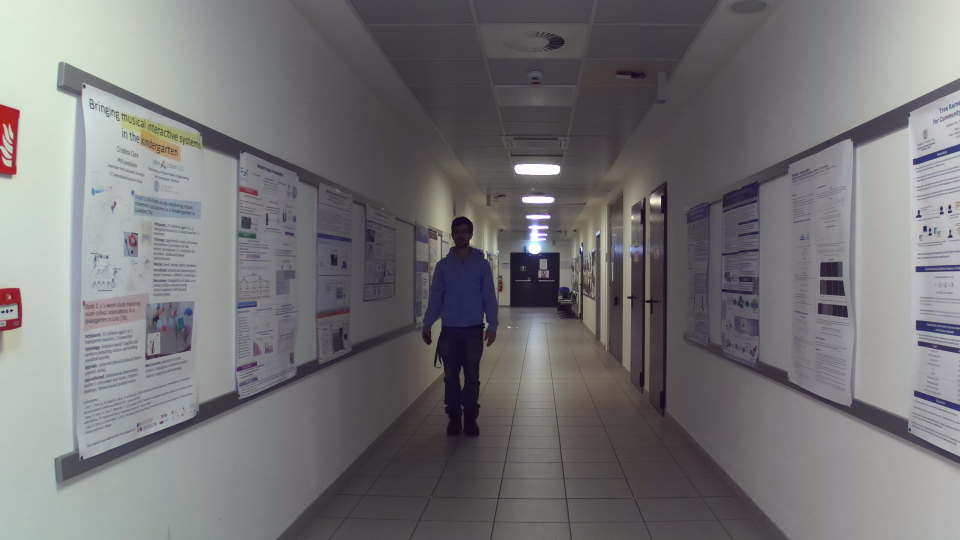
#> input picture assets/H_CB_01.png, 1920 x 1080 px (shown at 1/2 size)
$ jupyter execute --allow-errors main.ipynb
#> lines starting #> are read from the running program, lines starting #| are printed output that depends on the picture
# Depth estimation algorithm for a single image

### Importing Resources

[cell 1]
import matplotlib.pyplot as plt
import numpy as np

[cell 2]
from skimage.color import rgb2gray
from skimage import data
from skimage.segmentation import active_contour
from skimage.draw import polygon_perimeter

from skimage.filters import sobel
from skimage.filters import laplace
from skimage.feature import canny
from skimage import measure
from skimage.io import imread

## YOLO algorithm:

source: https://github.com/Garima13a/YOLO-Object-Detection

### Importing Resources

We will start by loading the required packages into Python. We will be using OpenCV to load our images, matplotlib to plot them, autils module that contains some helper functions, and a modified version of Darknet. YOLO uses Darknet, an open source, deep neural network framework written by the creators of YOLO. The version of Darknet used in this notebook has been modified to work in PyTorch 0.4 and has been simplified because we won't be doing any training. Instead, we will be using a set of pre-trained weights that were trained on the Common Objects in Context (COCO) database. For more information on Darknet, please visit Darknet.

[cell 3]
import cv2

from YOLO.utils import *
from YOLO.darknet import Darknet

#import numpy as np
#import matplotlib.pyplot as plt

### Setting Up The Neural Network

We will be using the latest version of YOLO, known as YOLOv3. We have already downloaded the `yolov3.cfg` file that contains the network architecture used by YOLOv3 and placed it in the `/cfg/` folder. Similarly, we have placed the `yolov3.weights` file that contains the pre-trained weights in the `/weights/` directory. Finally, the `/data/` directory, contains the `coco.names` file that has the list of the 80 object classes that the weights were trained to detect.

In the code below, we start by specifying the location of the files that contain the neural network architecture, the pre-trained weights, and the object classes.  We then use *Darknet* to setup the neural network using the network architecture specified in the `cfg_file`. We then use the`.load_weights()` method to load our set of pre-trained weights into the model. Finally, we use the `load_class_names()` function, from the `utils` module, to load the 80 object classes.

[cell 4]
# Set the location and name of the cfg file
cfg_file = './YOLO/cfg/yolov3.cfg'

# Set the location and name of the pre-trained weights file
weight_file = './YOLO/weights/yolov3.weights'

# Set the location and name of the COCO object classes file
namesfile = 'YOLO/data/coco.names'

# Load the network architecture
#> (the rest of this cell did not finish here and is left out)

### Object Detection

Once the image has been loaded and resized, and you have chosen your parameters for `nms_thresh` and `iou_thresh`, we can use the YOLO algorithm to detect objects in the image. We detect the objects using the `detect_objects(m, resized_image, iou_thresh, nms_thresh)`function from the `utils` module. This function takes in the model `m` returned by *Darknet*, the resized image, and the NMS and IOU thresholds, and returns the bounding boxes of the objects found.

Each bounding box contains 7 parameters: the coordinates *(x, y)* of the center of the bounding box, the width *w* and height *h* of the bounding box, the confidence detection level, the object class probability, and the object class id. The `detect_objects()` function also prints out the time it took for the YOLO algorithm to detect the objects in the image and the number of objects detected. Since we are running the algorithm on a CPU it takes about 2 seconds to detect the objects in an image, however, if we were to use a GPU it would run much faster.

Once we have the bounding boxes of the objects found by YOLO, we can print the class of the objects found and their corresponding object class probability. To do this we use the `print_objects()` function in the `utils` module.

Finally, we use the `plot_boxes()` function to plot the bounding boxes and corresponding object class labels found by YOLO in our image. If you set the `plot_labels` flag to `False` you will display the bounding boxes with no labels. This makes it easier to view the bounding boxes if your `nms_thresh` is too low. The `plot_boxes()`function uses the same color to plot the bounding boxes of the same object class. However, if you want all bounding boxes to be the same color, you can use the `color` keyword to set the desired color. For example, if you want all the bounding boxes to be red you can use:

`plot_boxes(original_image, boxes, class_names, plot_labels = True, color = (1,0,0))`

You are encouraged to change the `iou_thresh` and `nms_thresh` parameters to see how they affect the YOLO detection algorithm. The default values of `iou_thresh = 0.4` and `nms_thresh = 0.6` work well to detect objects in different kinds of images. In the cell below, we have repeated some of the code used before in order to prevent you from scrolling up down when you want to change the `iou_thresh` and `nms_thresh`parameters or the image. Have Fun!

[cell 5]
def YOLO_object_detection(img_path, show = False):
    # Set the default figure size
#> called with img_path = './H_CB_01.png', show = True
    plt.rcParams['figure.figsize'] = [24.0, 14.0]

    # Load the image
    img = cv2.imread(img_path)
#> img is the input picture: shape (1080, 1920, 3); mean B, G, R 117.9, 116, 117.3

    # Convert the image to RGB
    original_image = cv2.cvtColor(img, cv2.COLOR_BGR2RGB)

    # We resize the image to the input width and height of the first layer of the network.
    resized_image = cv2.resize(original_image, (m.width, m.height))

    # Set the IOU threshold. Default value is 0.4
    iou_thresh = 0.4

    # Set the NMS threshold. Default value is 0.6
    nms_thresh = 0.6

    # Detect objects in the image
    boxes = detect_objects(m, resized_image, iou_thresh, nms_thresh)

    if(show):
        # Print the objects found and the confidence level
        print_objects(boxes, class_names)

        #Plot the image with bounding boxes and corresponding object class labels
        plot_boxes(original_image, boxes, class_names, plot_labels = True)

    return img, boxes

#### E.g.

[cell 6]
#eg_img_path = './H_CB_07.png'
eg_img_path = './H_CB_01.png'
#> (the rest of this cell did not finish here and is left out)

### Bounding box vertexes

From the YOLO algorithm, we retrieve the bounding box vertexes coordinates (x1,y1,x2,y2). These coordinates will be used later on to create a mask for the canny edge detector.

[cell 7]
# [37 lines left out: function bb_vertexes, not called in this run]

#### E.g.

#> (a cell that did not finish here is left out)

## Depth estimation processing

### Load depth image

Output of our monodepth2 model

Code: https://github.com/AlvaroRubioGomez/monodepth2
--> Minor changes has been done to the original code (available in source). The code now returns the depth estimation as a relative depth estimation without applying any scale. The scale will be estimated later on this jupyter notebook.

Source: https://github.com/nianticlabs/monodepth2

[cell 9]
def load_depth_img_data(depth_img_path, depth_data_path, show=False):
    #Depth image
#> called with depth_img_path = 'H_CB_01_disp.jpeg', depth_data_path = 'H_CB_01_disp.npy', show = True
    depth_img = imread(depth_img_path)
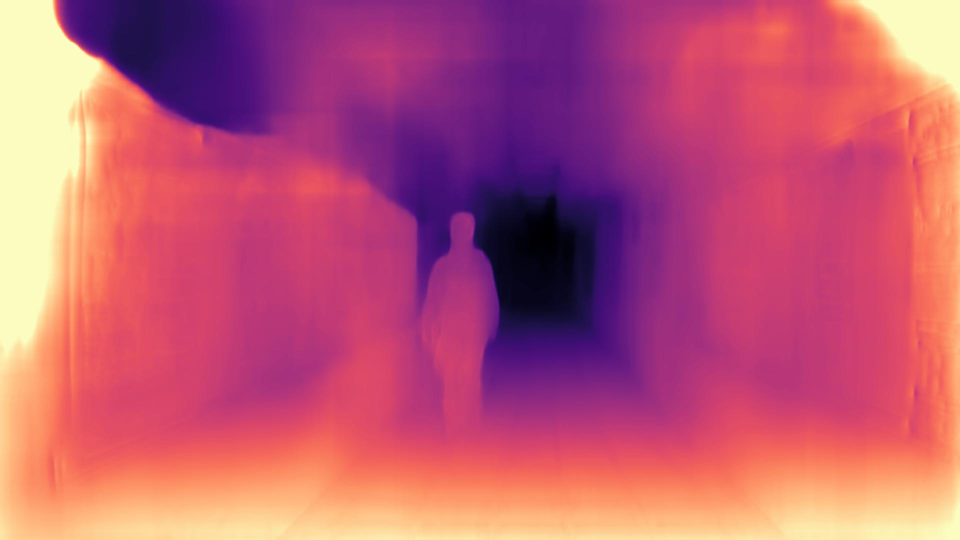
#> input picture assets/H_CB_01_disp.jpeg, 1920 x 1080 px (shown at 1/2 size)
#> depth_img is the input picture: shape (1080, 1920, 3); mean R, G, B 191.5, 88.5, 116.7

    #Depth data
    depth_data = np.load(depth_data_path)

    if(show):
        plt.imshow(depth_img)
        print("Estimated depth information:")
        print(eg_depth_data)

    return depth_img, depth_data

#### E.g.

[cell 10]
#eg_depth_img_path = 'H_CB_07_disp.jpeg'
#eg_depth_data_path = 'H_CB_07_disp.npy'
eg_depth_img_path = 'H_CB_01_disp.jpeg'
eg_depth_data_path = 'H_CB_01_disp.npy'
#> (the rest of this cell did not finish here and is left out)

### Find the contours of the person

Once we have detected the person, we want to extract the contour. To do so, we compare the perform of two edge detectors: sobel and canny.

As it can be seen in the example, the output of canny results more refined and located. Canny edge detector allows to use a mask perform the edge detector in an specific area of the image. We have used the bounding box of the YOLO object detector as a mask for this purpose.

[cell 11]
# [30 lines left out: function find_object_contours_sobel, not called in this run]

#### E.g.

[cell 12]
# Sobel edge detector
level = 0.015
#> (the rest of this cell did not finish here and is left out)

#### Calculate low and high threshold for canny

In the canny edge detector, a double threshold is applied to determine potential edges. Here extraneous pixels caused by noise or milder color variation than desired are eliminated. If a pixel’s gradient value – based on the Sobel differential – is above the high threshold value, it is considered a strong candidate for an edge. If the gradient is below the low threshold value, it is turned off. If the gradient is in between, the pixel is considered a weak candidate for an edge pixel.

[cell 13]
# [16 lines left out: function calculate_low_high_threshold, not called in this run]

#> (a cell that did not finish here is left out)

[cell 15]
# [33 lines left out: function find_object_contours_canny, not called in this run]

[cell 16]
# Canny edge detector
low_t = 0.02
high_t = 0.08
#> (the rest of this cell did not finish here and is left out)

### Stack all contours

*find_object_contours* returns a list of contours. Each contour is an ndarray of shape (n, 2), consisting of n (x, y) coordinates along the contour.

For the seek of convenience, we will stack all the contours in a single list and retrieve the x and y coordinates from this one in separated lists.

In addition, some operations are performed to "clean" the contours information, as for example, round the x,y coordinates to integers and eliminate duplicates (that appear from the last step).

[cell 17]
# [18 lines left out: function stack_contours, not called in this run]

#### E.g.

#> (a cell that did not finish here is left out)

### Eliminate background

Keeping only the depth information kept inside contours

##### *get_min_max_x*
To run our *eliminate_background* routine, we need to retrieve the minimum x and the maximum x in our contour list at a certain height y. To do so, we have created the *get_min_max_x* helper function.

In addition, our contour list *all_contours* may not have neither a minimum nor a maximum x at certain height y, i.e. contour is open from both,left and right, sides of the person figure.

*get_min_max_x* deals with these special base cases by stablishing minimum and maximum x to be its corresponding previous values.

[cell 19]
# [20 lines left out: function get_min_max_x, not called in this run]

##### *eliminate_background*

This function remove the pixel information outside the contour of the person by looping throught the image (up to down) and by the means of the minimum and maximum x information provided by *get_min_max_x* function.

In addition, this function understand when the minimum and maximum x provided belongs to the same contour side (due to the width inherent to the contour) and solve this issue by retrieving the corresponding previous value of maximum or minimum x.

[cell 20]
# [55 lines left out: function eliminate_background, not called in this run]

#### E.g.

#> (a cell that did not finish here is left out)

### Create mask and retrieve depth estimation information

We create a mask with the image to which we have eliminated the background and apply this mask to the depth information retrieved from the *.npy* file created by monodepth2

[cell 22]
# [25 lines left out: function get_depth_data_mask, not called in this run]

#### E.g.

#> (a cell that did not finish here is left out)

### Calculate mean and standard deviation of the person trimmed shape

We retrieved the mean and standard deviation of the relative depth estimation.
The mean will be used later on to estimate the absolute by multiplying by a scale.
The standard deviation is used to understand how different colours may affect how disperse are the depth values for the pixels of the same object.To have a visualization of this, we create an histogram.

[cell 24]
# [20 lines left out: function calculate_mean_and_std, not called in this run]

#### E.g.

#> (a cell that did not finish here is left out)

## Depth estimation algorithm in a whole

By using all the functions defined above we come up with the depth estimation algorithm which take an image, its corresponding depth image and data and returns the depth data constrained inside the person shape.

[cell 26]
def depth_estimation_algorithm (img_path, depth_img_path, depth_data_path, show=False):
    #Run yolo
    img,boxes = YOLO_object_detection(img_path, show);
#> call 2 of YOLO_object_detection, with img_path = './H_DB_08.png', show = True
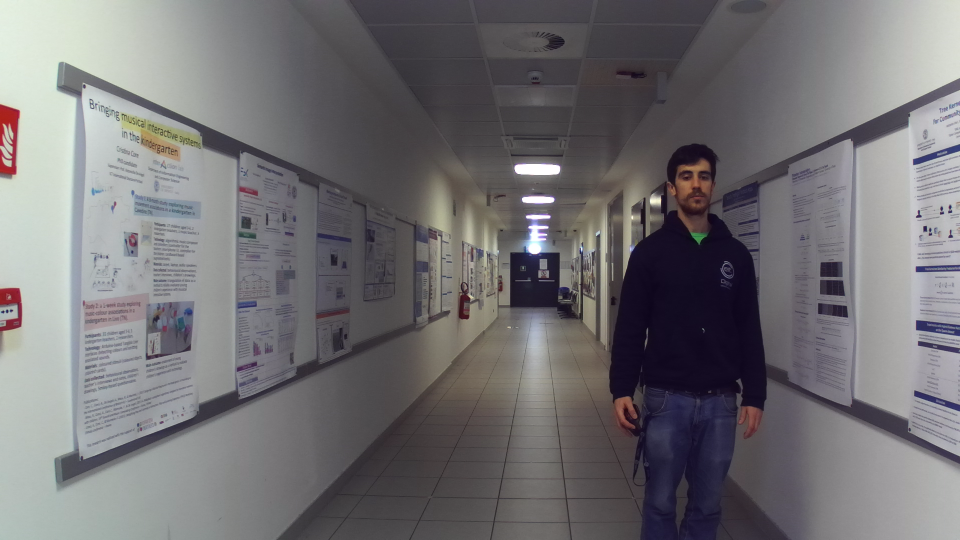
#> input picture assets/H_DB_08.png, 1920 x 1080 px (shown at 1/2 size)
#> in YOLO_object_detection, img is the input picture: shape (1080, 1920, 3); mean B, G, R 115.2, 112.4, 114.3
